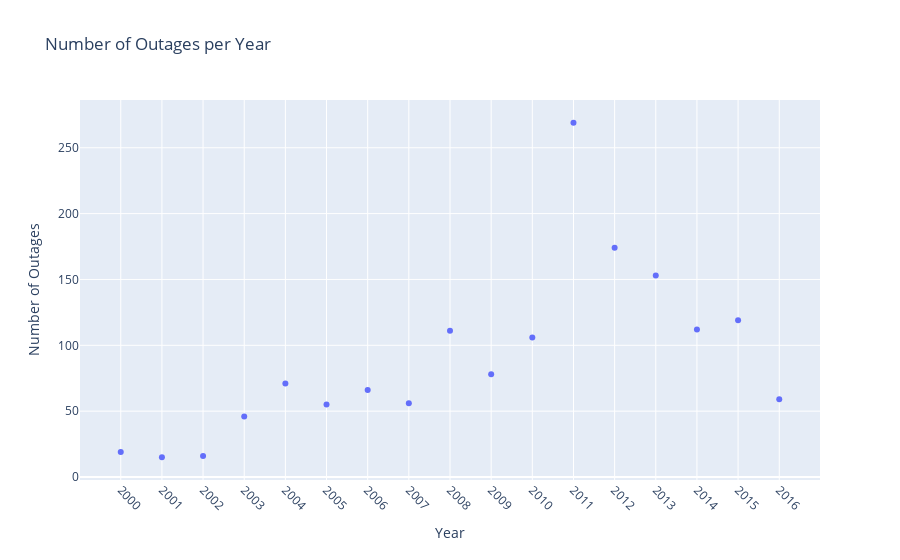

The code cell stored with this chart in its notebook:
### Markdown cell above
### Interesting Aggregates

### Code cell
# Define data for scatter plot
x = outages1.groupby("YEAR").count()["MONTH"].index
y = outages1.groupby("YEAR").count()["MONTH"].values

# Create scatter plot using Plotly
fig = go.Figure(data=go.Scatter(x=x, y=y, mode='markers'))
fig.update_layout(
    title="Number of Outages per Year",
    xaxis_title="Year",
    yaxis_title="Number of Outages",
    xaxis=dict(tickangle=45)  # Rotate x-axis tick labels by 45 degrees
)
fig.show()

# Save the plot as HTML to a file
fig.write_html('assets\scatter_plot.html', include_plotlyjs='cdn')

### Figure 1 — Plotly figure (JSON) as saved in the notebook; plotly's stock layout.template omitted (floating-point values rounded to 4 significant figures)
{"data": [{"mode": "markers", "type": "scatter", "x": ["2000", "2001", "2002", "2003", "2004", "2005", "2006", "2007", "2008", "2009", "2010", "2011", "2012", "2013", "2014", "2015", "2016"], "y": [19, 15, 16, 46, 71, 55, 66, 56, 111, 78, 106, 269, 174, 153, 112, 119, 59]}], "layout": {"title": {"text": "Number of Outages per Year"}, "xaxis": {"tickangle": 45, "title": {"text": "Year"}}, "yaxis": {"title": {"text": "Number of Outages"}}}}
